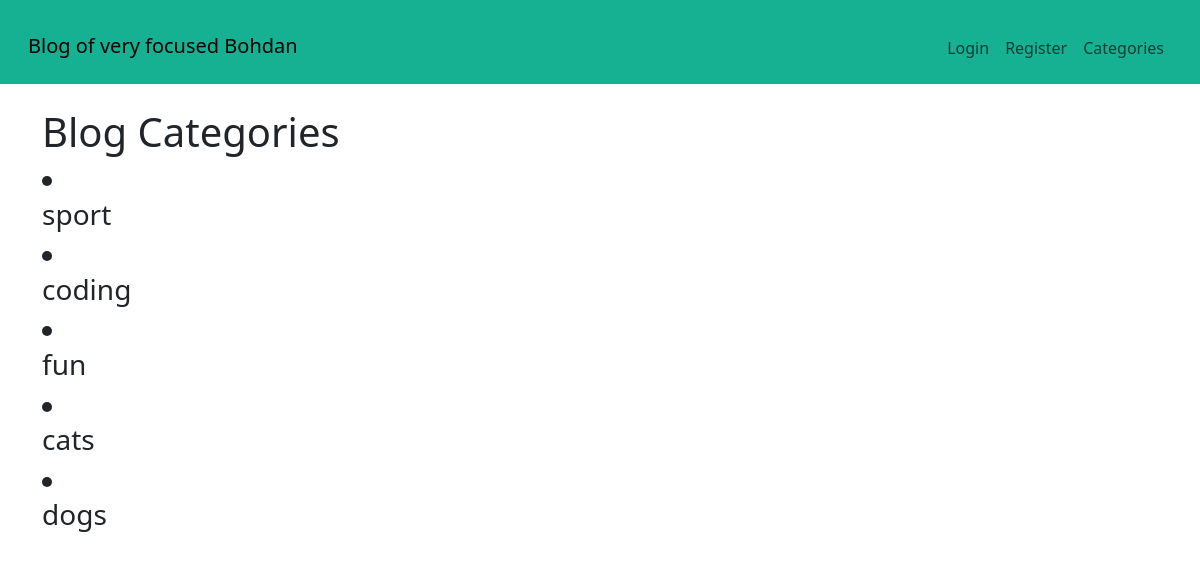
The page /category-list/ on the database its author committed.
### bohdanwebsite/models.py (models this page shows, shortened)
class Category(models.Model):
    name = models.CharField(max_length=255)
    def __str__(self):
        return self.name

### bohdanwebsite/views.py (the view)
# urls.py: path('category-list/', CategoryListView, name = 'category-list'),
def CategoryListView(request):
    cat_menu_list = Category.objects.all()
    return render(request,'category_list.html',{'cat_menu_list':cat_menu_list })

### bohdanwebsite/templates/category_list.html (shortened to what this page needs)
{% extends 'base.html' %}
{% block content%}
<h1>Blog Categories</h1>
{%for item in cat_menu_list%}
<h3><li><a class="dropdown-item" href="{% url 'category' item|slugify %}">
{{item}} </a></li></h3>
{%endfor%}
{% endblock %}

### rows shown on the page
Category: name "sport"
Category: name "coding"
Category: name "fun"
Category: name "cats"
Category: name "dogs"
